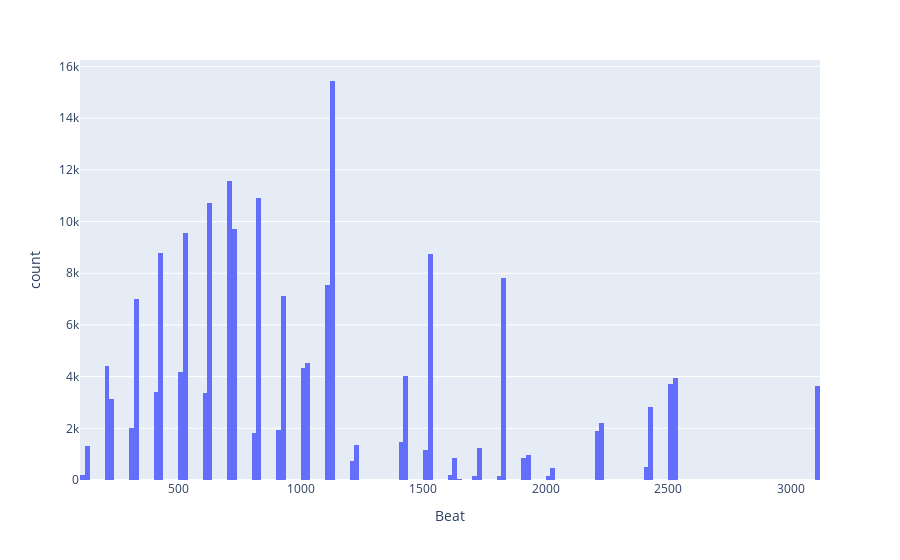

Notebook source saved alongside this figure:
### Code cell
# plot new_df same as above
fig = px.histogram(new_df, x="Beat", nbins=len(vc))
fig.show()

### Figure 1 — Plotly figure (JSON) as saved in the notebook; plotly's stock layout.template omitted (floating-point values rounded to 4 significant figures; data arrays with more than 128 entries replaced by an {"elided": "..."} marker saying what was removed)
{"data": [{"alignmentgroup": "True", "bingroup": "x", "hovertemplate": "Beat=%{x}<br>count=%{y}<extra></extra>", "legendgroup": "", "marker": {"color": "#636efa", "pattern": {"shape": ""}}, "name": "", "nbinsx": 274, "offsetgroup": "", "orientation": "v", "showlegend": false, "type": "histogram", "x": {"elided": "182025 int values"}, "xaxis": "x", "yaxis": "y"}], "layout": {"barmode": "relative", "legend": {"tracegroupgap": 0}, "margin": {"t": 60}, "xaxis": {"anchor": "y", "domain": [0, 1], "title": {"text": "Beat"}}, "yaxis": {"anchor": "x", "domain": [0, 1], "title": {"text": "count"}}}}
